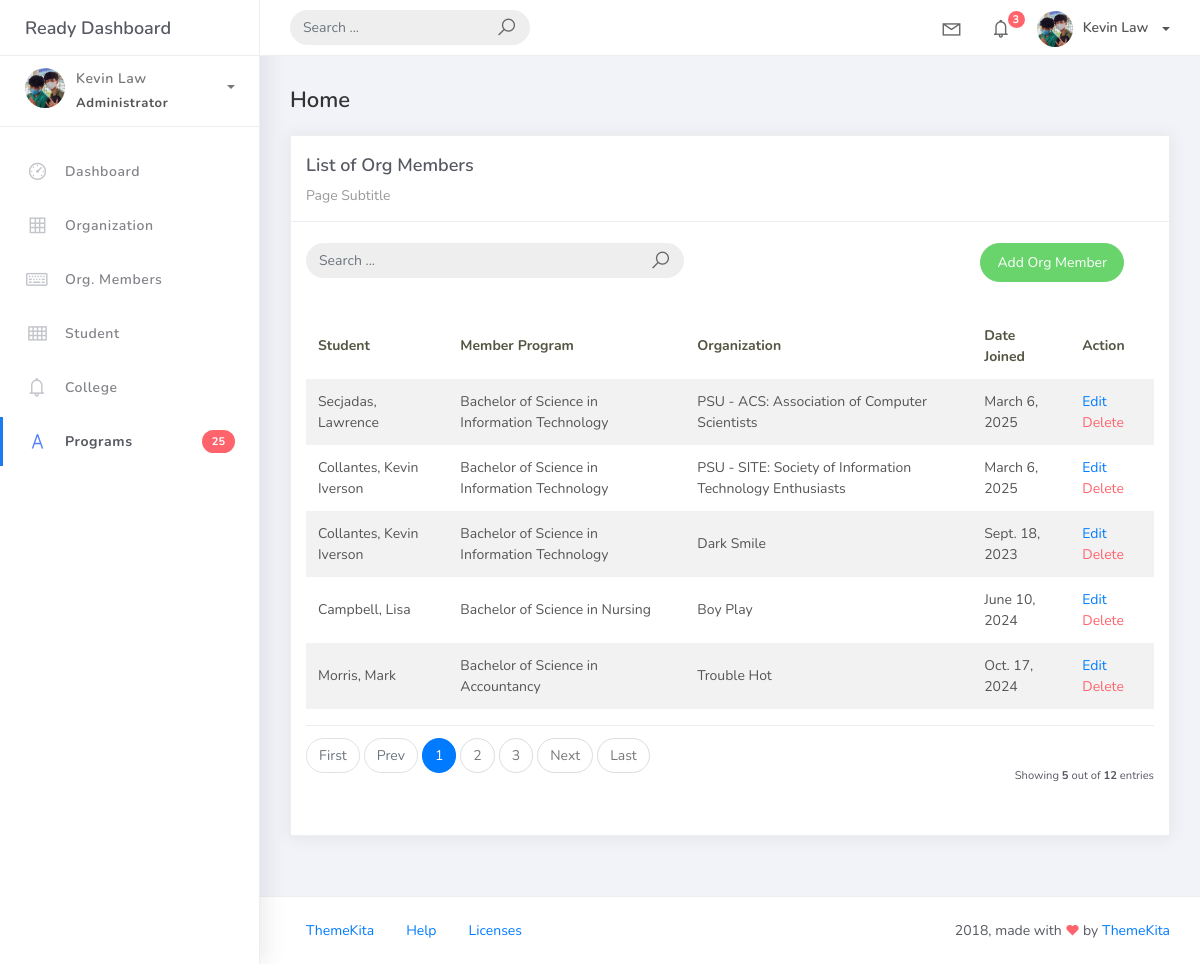
Before: /org_members_list with the older database file.
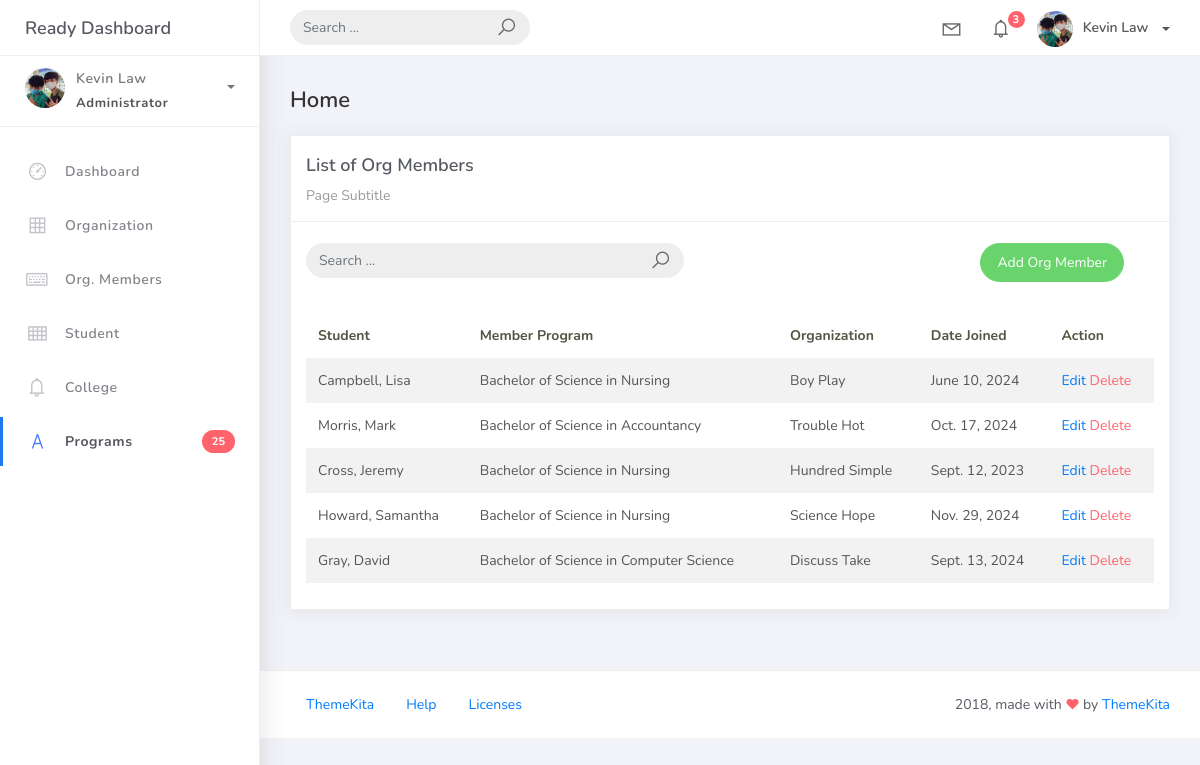
After: the same page with the newer database file.
### studentorg/models.py (models this page shows)
class BaseModel (models.Model):
    created_at = models.DateTimeField(auto_now_add=True, db_index=True)
    updated_at = models.DateTimeField(auto_now=True)
    class Meta:
        abstract = True

class OrgMember(BaseModel):
    student = models.ForeignKey(Student, on_delete=models.CASCADE)
    organization = models.ForeignKey(Organization, on_delete=models.CASCADE)
    date_joined = models.DateField()

class Student(BaseModel):
    student_id = models.CharField(max_length=15)
    last_name = models.CharField(max_length=25)
    first_name = models.CharField(max_length=25)
    middle_name = models.CharField(max_length=25, blank=True, null=True)
    program = models.ForeignKey(Program, on_delete=models.CASCADE)
    def __str__(self):
        return f"{self.last_name}, {self.first_name}"

class Program(BaseModel):
    prog_name = models.CharField(max_length=150)
    college = models.ForeignKey(College, on_delete=models.CASCADE)
    def __str__(self):
        return self.prog_name

class Organization(BaseModel):
    name = models.CharField(max_length=250)
    college = models.ForeignKey(
        College,
        null=True,
        blank=True,
        on_delete=models.CASCADE
    )
    description = models.CharField(max_length=500)
    def __str__(self):
        return self.name

### studentorg/views.py (the view)
# urls.py: path('org_members_list', OrgMembersList.as_view(), name='org-members-list'),
class OrgMembersList(ListView):
    model = OrgMember
    context_object_name = 'org_member'
    template_name = "org_members_list.html"
    paginate_by = 5

### templates/org_members_list.html
{% extends 'base.html' %} {% load static %} {% block content %}
<div class="content">
    <div class="container-fluid">
        <h4 class="page-title">Home</h4>
        <div class="row">
            <div class="col-md-12">
                <div class="card">
                    <div class="card-header">
                        <div class="card-title">List of Org Members</div>
                        <div class="card-category">Page Subtitle</div>
                    </div>
                    <br />
                    <div class="col-md-12 row">
                        <div class="col-md-6">
                            <form class="navbar-left navbar-form nav-search mr-md-3" action="">
                                <div class="input-group">
                                    <input type="text" placeholder="Search ..." class="form-control" />
                                    <div class="input-group-append">
                                        <span class="input-group-text">
                                            <i class="la la-search search-icon"></i>
                                        </span>
                                    </div>
                                </div>
                            </form>
                        </div>
                        <div class="col-md-6">
                            <div class="pull-right">
                                <a href="{% url 'org-members-add' %}" class="btn btn-success btn-rounded">Add Org Member</a>
                            </div>
                        </div>
                    </div>
                    <div class="card-body">
                        <table class="table table-striped mt-3">
                            <thead>
                                <tr>
                                    <th scope="col">Student</th>
                                    <th scope="col">Member Program</th>
                                    <th scope="col">Organization</th>
                                    <th scope="col">Date Joined</th>
                                    <th scope="col">Action</th>
                                </tr>
                            </thead>
                            <tbody>
                                {% for object in object_list %}
                                <tr>
                                    <td>{{ object.student }}</td>
                                    <td>{{ object.student.program }}</td>
                                    <td>{{ object.organization }}</td>
                                    <td>{{ object.date_joined }}</td>
                                    <td>
                                        <a href="org_members_list/{{ object.id }}">Edit</a>
                                        <a href="org_members_list/{{ object.id }}/delete" class="text-danger">Delete</a>
                                    </td>
                                </tr>
                                {% empty %}
                                <tr>
                                    <td colspan="5" style="text-align: center;">
                                        <p class="text-sm font-weight-bold mb-0">No Records Found</p>
                                    </td>
                                </tr>
                                {% endfor %}
                            </tbody>
                        </table>
                        {% include 'includes/pagination.html' %}
                    </div>
                </div>
            </div>
        </div>
    </div>
</div>
{% endblock %}

Changed rows visible on the page:
removed OrgMember: student "Secjadas, Lawrence", student.program "Bachelor of Science in Information Technology", organization "PSU - ACS: Association of Computer Scientists", date_joined "March 6, 2025"
removed OrgMember: student "Collantes, Kevin Iverson", student.program "Bachelor of Science in Information Technology", organization "PSU - SITE: Society of Information Technology Enthusiasts", date_joined "March 6, 2025"
removed OrgMember: student "Collantes, Kevin Iverson", student.program "Bachelor of Science in Information Technology", organization "Dark Smile", date_joined "Sept. 18, 2023"
now on this page (row unchanged): OrgMember: student "Cross, Jeremy", student.program "Bachelor of Science in Nursing", organization "Hundred Simple", date_joined "Sept. 12, 2023"
now on this page (row unchanged): OrgMember: student "Howard, Samantha", student.program "Bachelor of Science in Nursing", organization "Science Hope", date_joined "Nov. 29, 2024"
now on this page (row unchanged): OrgMember: student "Gray, David", student.program "Bachelor of Science in Computer Science", organization "Discuss Take", date_joined "Sept. 13, 2024"
Other visible differences:
{{ object_list.count }}: "5" → (not shown)
{{ paginator.count }}: "12" → (not shown)
text no longer shown: "First Prev Next Last Showing out of entries"
list line gone: "1"
list line gone: "2"
list line gone: "3"
